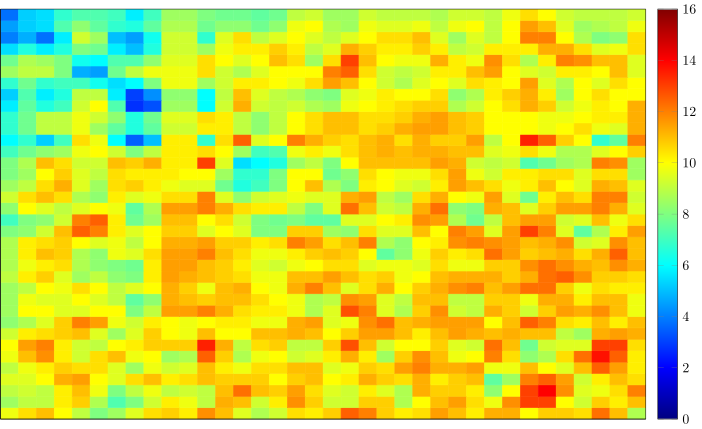

Recreate this plot in Julia.
# using StatsBase
# pgfplotsx()

products = [[0, 5, 5, 3, 7, 8, 8, 3, 3, 7, 10, 7, 7, 10, 9, 8, 9, 7, 8, 9, 10, 7, 11, 8, 11, 8, 7, 8, 10, 9, 11, 9, 10, 10, 8, 9, 10], [6, 4, 7, 7, 10, 4, 9, 8, 9, 9, 8, 9, 9, 5, 7, 6, 8, 12, 10, 7, 8, 12, 6, 11, 6, 10, 12, 10, 8, 12, 10, 10, 8, 8, 10, 9, 9], [3, 5, 5, 3, 9, 10, 7, 3, 6, 6, 12, 6, 7, 12, 9, 9, 10, 9, 9, 9, 10, 9, 11, 10, 12, 8, 9, 9, 9, 11, 13, 11, 9, 9, 8, 9, 12], [3, 5, 4, 3, 8, 10, 7, 3, 6, 7, 12, 7, 7, 12, 9, 9, 10, 11, 9, 9, 10, 11, 11, 10, 12, 6, 11, 9, 9, 11, 13, 11, 9, 8, 7, 9, 12], [4, 10, 7, 9, 6, 8, 6, 7, 4, 9, 9, 9, 11, 9, 11, 12, 12, 8, 8, 12, 14, 8, 11, 9, 12, 11, 8, 9, 14, 7, 10, 11, 14, 11, 12, 11, 10], [8, 9, 9, 9, 8, 3, 7, 9, 9, 11, 9, 11, 11, 9, 9, 8, 12, 10, 8, 14, 12, 10, 11, 8, 10, 12, 10, 12, 12, 9, 9, 11, 12, 10, 11, 10, 7], [8, 9, 9, 9, 6, 2, 6, 9, 9, 10, 9, 10, 10, 7, 10, 11, 9, 9, 13, 13, 11, 9, 7, 10, 9, 10, 9, 13, 9, 10, 10, 7, 11, 8, 11, 12, 9], [3, 7, 6, 3, 10, 10, 7, 0, 6, 7, 13, 7, 7, 13, 11, 9, 11, 10, 10, 10, 10, 10, 11, 7, 12, 9, 10, 10, 9, 12, 14, 7, 10, 11, 8, 11, 8], [3, 8, 8, 6, 7, 9, 10, 6, 0, 4, 9, 4, 6, 10, 10, 8, 8, 6, 7, 5, 13, 6, 14, 8, 13, 8, 6, 9, 13, 9, 10, 10, 7, 12, 11, 10, 11], [5, 7, 7, 5, 10, 11, 10, 3, 2, 7, 14, 7, 7, 14, 11, 8, 12, 11, 11, 11, 10, 11, 10, 10, 12, 10, 11, 11, 7, 13, 13, 10, 10, 10, 8, 11, 13], [10, 5, 12, 12, 9, 9, 7, 13, 8, 14, 3, 14, 14, 6, 5, 9, 7, 10, 10, 12, 11, 10, 11, 12, 11, 13, 10, 11, 11, 9, 5, 11, 8, 12, 11, 11, 10], [5, 7, 7, 5, 10, 11, 7, 3, 2, 6, 14, 6, 7, 14, 11, 8, 12, 11, 11, 11, 10, 11, 11, 11, 12, 10, 11, 11, 7, 13, 13, 10, 11, 11, 5, 11, 13], [5, 7, 6, 3, 10, 11, 10, 4, 5, 7, 14, 7, 7, 14, 11, 8, 12, 13, 10, 11, 10, 13, 10, 10, 12, 9, 13, 11, 7, 13, 15, 12, 10, 8, 3, 11, 13], [10, 6, 12, 12, 9, 9, 10, 13, 10, 14, 6, 14, 14, 5, 4, 5, 4, 10, 8, 10, 11, 10, 12, 12, 11, 13, 9, 11, 9, 10, 4, 8, 5, 12, 15, 11, 8], [9, 7, 10, 10, 11, 8, 10, 11, 9, 12, 9, 12, 12, 7, 6, 9, 8, 12, 6, 8, 11, 12, 10, 10, 11, 11, 12, 5, 11, 7, 8, 11, 10, 8, 13, 8, 7], [9, 7, 10, 10, 12, 7, 11, 10, 11, 9, 11, 8, 8, 7, 7, 5, 10, 10, 12, 5, 9, 10, 8, 11, 7, 13, 10, 12, 9, 14, 12, 11, 10, 10, 11, 10, 9], [10, 8, 11, 11, 12, 7, 9, 12, 10, 11, 8, 11, 11, 5, 7, 9, 8, 12, 10, 8, 10, 12, 10, 9, 10, 11, 12, 10, 11, 5, 10, 11, 8, 10, 14, 9, 10], [7, 12, 11, 11, 8, 8, 9, 11, 5, 13, 10, 13, 13, 9, 12, 9, 12, 7, 9, 11, 16, 8, 6, 9, 14, 10, 7, 10, 15, 7, 9, 11, 14, 10, 14, 11, 7], [6, 8, 9, 7, 10, 12, 11, 8, 6, 11, 12, 11, 11, 12, 9, 11, 9, 8, 8, 10, 12, 8, 15, 6, 16, 9, 7, 8, 12, 10, 12, 11, 10, 12, 12, 8, 12], [8, 6, 9, 8, 12, 14, 13, 9, 8, 9, 12, 9, 9, 10, 6, 6, 5, 10, 4, 8, 8, 10, 7, 13, 12, 9, 10, 6, 10, 12, 12, 11, 5, 11, 9, 10, 12], [10, 8, 10, 10, 14, 10, 11, 8, 13, 10, 12, 10, 10, 11, 11, 9, 12, 16, 13, 9, 8, 16, 5, 13, 6, 13, 16, 14, 8, 16, 12, 13, 9, 5, 10, 12, 12], [5, 12, 11, 11, 8, 8, 9, 11, 4, 13, 10, 13, 13, 9, 12, 9, 12, 8, 9, 11, 16, 8, 6, 9, 12, 10, 8, 10, 15, 7, 9, 11, 14, 9, 14, 11, 9], [11, 7, 11, 11, 13, 6, 10, 9, 14, 11, 12, 11, 11, 11, 10, 8, 10, 11, 15, 9, 7, 9, 7, 11, 7, 14, 9, 15, 9, 15, 12, 12, 8, 11, 11, 14, 10], [6, 11, 10, 9, 9, 7, 10, 3, 5, 11, 12, 11, 11, 10, 10, 10, 9, 9, 5, 13, 13, 9, 14, 7, 13, 8, 8, 7, 12, 7, 13, 12, 15, 11, 11, 11, 10], [11, 8, 12, 12, 8, 10, 9, 11, 13, 12, 11, 11, 11, 11, 11, 8, 12, 14, 16, 12, 6, 14, 6, 12, 8, 15, 14, 16, 10, 14, 11, 13, 10, 11, 10, 11, 10], [7, 8, 8, 8, 11, 13, 8, 8, 6, 9, 13, 8, 9, 13, 10, 11, 8, 11, 7, 9, 11, 11, 14, 8, 15, 7, 11, 7, 11, 11, 13, 12, 8, 10, 11, 9, 11], [7, 12, 11, 11, 8, 8, 9, 11, 5, 13, 10, 13, 13, 9, 12, 9, 12, 8, 9, 11, 16, 8, 5, 9, 12, 10, 8, 10, 15, 6, 9, 11, 14, 9, 14, 10, 9], [7, 8, 9, 9, 10, 12, 11, 9, 7, 11, 12, 11, 11, 12, 9, 11, 9, 10, 8, 10, 14, 10, 15, 6, 16, 9, 10, 8, 12, 10, 12, 11, 10, 12, 12, 8, 12], [10, 8, 10, 10, 14, 12, 11, 8, 13, 10, 7, 9, 9, 9, 11, 8, 11, 15, 13, 7, 8, 15, 9, 14, 9, 12, 15, 13, 7, 15, 13, 12, 9, 10, 10, 11, 13], [7, 12, 11, 11, 8, 10, 5, 10, 7, 13, 10, 13, 13, 9, 11, 14, 11, 8, 8, 12, 16, 7, 15, 6, 12, 11, 8, 9, 15, 8, 8, 11, 4, 11, 14, 11, 10], [11, 10, 13, 13, 9, 10, 11, 14, 10, 13, 7, 13, 15, 8, 8, 9, 9, 8, 12, 11, 12, 9, 6, 13, 9, 11, 8, 12, 13, 8, 7, 11, 12, 11, 16, 11, 10], [8, 10, 11, 10, 9, 9, 12, 7, 8, 9, 5, 10, 12, 8, 11, 11, 11, 9, 9, 9, 13, 7, 12, 12, 13, 11, 9, 11, 12, 9, 9, 8, 11, 15, 13, 10, 10], [10, 8, 10, 10, 14, 10, 11, 8, 11, 11, 12, 11, 11, 10, 10, 10, 10, 14, 12, 8, 9, 14, 9, 13, 10, 11, 14, 12, 4, 14, 12, 11, 8, 10, 12, 11, 10], [10, 10, 10, 10, 11, 11, 8, 11, 12, 10, 8, 11, 11, 11, 12, 11, 9, 10, 8, 12, 12, 10, 10, 10, 12, 8, 10, 8, 6, 10, 12, 15, 12, 7, 12, 9, 12], [7, 9, 8, 8, 12, 10, 10, 3, 10, 7, 11, 7, 7, 15, 11, 10, 13, 14, 10, 8, 5, 14, 4, 11, 12, 11, 14, 9, 10, 14, 16, 13, 7, 12, 8, 13, 14], [9, 9, 10, 10, 11, 10, 5, 11, 8, 12, 11, 10, 12, 11, 7, 9, 9, 11, 8, 11, 13, 11, 14, 6, 11, 10, 11, 8, 12, 11, 11, 12, 8, 10, 13, 7, 10], [10, 11, 12, 12, 7, 8, 9, 9, 10, 12, 8, 12, 13, 8, 12, 7, 12, 10, 12, 12, 14, 10, 8, 13, 12, 13, 10, 12, 13, 9, 9, 11, 12, 12, 14, 10, 8]]

xs = Array{Float64, 1}(undef, 13403)
ys = Array{Float64, 1}(undef, 13403)
i = 1
for (y, row) in enumerate(products)
    for (x, col) in enumerate(row)
        for _ in 1:col
            global i
            xs[i] = -1*x
            ys[i] = y
            i += 1
        end
    end
end

using PGFPlotsX
using StatsBase: Histogram, fit
# w = range(-1; stop = 1, length = 100) .^ 3
# xy = vec(tuple.(xs, ys'))
# xs = xs .- min(xs...)
xs = xs .* -1
ys = ys .* -1
ys = ys .- min(ys...)
h = fit(Histogram, (xs, ys), closed = :left, nbins=35)
a = @pgf Axis(
    {
        width="18cm",
        height="12cm",
        ticks = "none",
        view = (0, 90),
        colorbar,
        "colormap/jet"
    },
    Plot3(
        {
            surf,
            shader = "flat",

        },
        Table(h))
)
pgfsave("mult-heatmap.pdf", a)

# mat = collect([x,y] for (x,y) in zip(xs, ys))

# using DelimitedFiles
# writedlm("mat.csv",  mat, ',')
# writedlm("x.csv",  xs, ',')
# writedlm("y.csv",  ys, ',')
# h = fit(Histogram, (ys,xs), nbins=37)
# plot(h)
